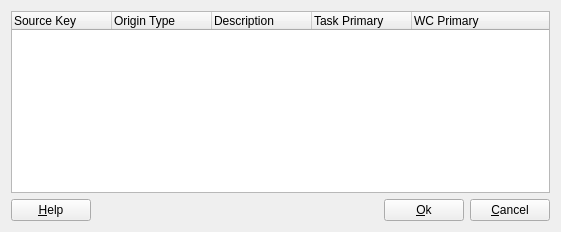
<?xml version="1.0" encoding="UTF-8"?>
<ui version="4.0">
 <class>ReferencesDialog</class>
 <widget class="QDialog" name="ReferencesDialog">
  <property name="geometry">
   <rect>
    <x>0</x>
    <y>0</y>
    <width>561</width>
    <height>232</height>
   </rect>
  </property>
  <property name="windowTitle">
   <string>Add/Change References</string>
  </property>
  <layout class="QGridLayout">
   <item row="1" column="3">
    <widget class="QPushButton" name="cancelButton_">
     <property name="text">
      <string>&amp;Cancel</string>
     </property>
     <property name="shortcut">
      <string>Alt+C</string>
     </property>
     <property name="autoDefault">
      <bool>false</bool>
     </property>
    </widget>
   </item>
   <item row="1" column="0">
    <widget class="QPushButton" name="helpButton_">
     <property name="text">
      <string>&amp;Help</string>
     </property>
     <property name="shortcut">
      <string>Alt+H</string>
     </property>
     <property name="autoDefault">
      <bool>false</bool>
     </property>
    </widget>
   </item>
   <item row="1" column="1">
    <spacer name="Horizontal Spacing2">
     <property name="orientation">
      <enum>Qt::Horizontal</enum>
     </property>
     <property name="sizeType">
      <enum>QSizePolicy::Expanding</enum>
     </property>
     <property name="sizeHint" stdset="0">
      <size>
       <width>228</width>
       <height>20</height>
      </size>
     </property>
    </spacer>
   </item>
   <item row="1" column="2">
    <widget class="QPushButton" name="okButton_">
     <property name="text">
      <string>&amp;Ok</string>
     </property>
     <property name="shortcut">
      <string>Alt+O</string>
     </property>
     <property name="autoDefault">
      <bool>false</bool>
     </property>
    </widget>
   </item>
   <item row="0" column="0" colspan="4">
    <widget class="QTreeWidget" name="taskListView_">
     <property name="styleSheet">
      <string notr="true">QTreeWidget::branch{image:none;} QTreeWidget::item:selected{background-color:rgb(172,172,185)}</string>
     </property>
     <property name="selectionMode">
      <enum>QAbstractItemView::NoSelection</enum>
     </property>
     <property name="rootIsDecorated">
      <bool>false</bool>
     </property>
     <column>
      <property name="text">
       <string>Source Key</string>
      </property>
     </column>
     <column>
      <property name="text">
       <string>Origin Type</string>
      </property>
     </column>
     <column>
      <property name="text">
       <string>Description</string>
      </property>
     </column>
     <column>
      <property name="text">
       <string>Task Primary</string>
      </property>
     </column>
     <column>
      <property name="text">
       <string>WC Primary</string>
      </property>
     </column>
    </widget>
   </item>
  </layout>
 </widget>
 <layoutdefault spacing="6" margin="11"/>
 <pixmapfunction>qPixmapFromMimeSource</pixmapfunction>
 <tabstops>
  <tabstop>taskListView_</tabstop>
  <tabstop>helpButton_</tabstop>
  <tabstop>okButton_</tabstop>
  <tabstop>cancelButton_</tabstop>
 </tabstops>
 <resources/>
 <connections>
  <connection>
   <sender>helpButton_</sender>
   <signal>clicked()</signal>
   <receiver>ReferencesDialog</receiver>
   <slot>help()</slot>
   <hints>
    <hint type="sourcelabel">
     <x>20</x>
     <y>20</y>
    </hint>
    <hint type="destinationlabel">
     <x>20</x>
     <y>20</y>
    </hint>
   </hints>
  </connection>
  <connection>
   <sender>cancelButton_</sender>
   <signal>clicked()</signal>
   <receiver>ReferencesDialog</receiver>
   <slot>reject()</slot>
   <hints>
    <hint type="sourcelabel">
     <x>20</x>
     <y>20</y>
    </hint>
    <hint type="destinationlabel">
     <x>20</x>
     <y>20</y>
    </hint>
   </hints>
  </connection>
  <connection>
   <sender>okButton_</sender>
   <signal>clicked()</signal>
   <receiver>ReferencesDialog</receiver>
   <slot>insertReferences()</slot>
   <hints>
    <hint type="sourcelabel">
     <x>20</x>
     <y>20</y>
    </hint>
    <hint type="destinationlabel">
     <x>20</x>
     <y>20</y>
    </hint>
   </hints>
  </connection>
  <connection>
   <sender>taskListView_</sender>
   <signal>itemSelectionChanged()</signal>
   <receiver>ReferencesDialog</receiver>
   <slot>selectionChanged()</slot>
   <hints>
    <hint type="sourcelabel">
     <x>280</x>
     <y>101</y>
    </hint>
    <hint type="destinationlabel">
     <x>280</x>
     <y>115</y>
    </hint>
   </hints>
  </connection>
  <connection>
   <sender>taskListView_</sender>
   <signal>itemClicked(QTreeWidgetItem*,int)</signal>
   <receiver>ReferencesDialog</receiver>
   <slot>selectionChangedBack()</slot>
   <hints>
    <hint type="sourcelabel">
     <x>280</x>
     <y>101</y>
    </hint>
    <hint type="destinationlabel">
     <x>280</x>
     <y>115</y>
    </hint>
   </hints>
  </connection>
 </connections>
</ui>
